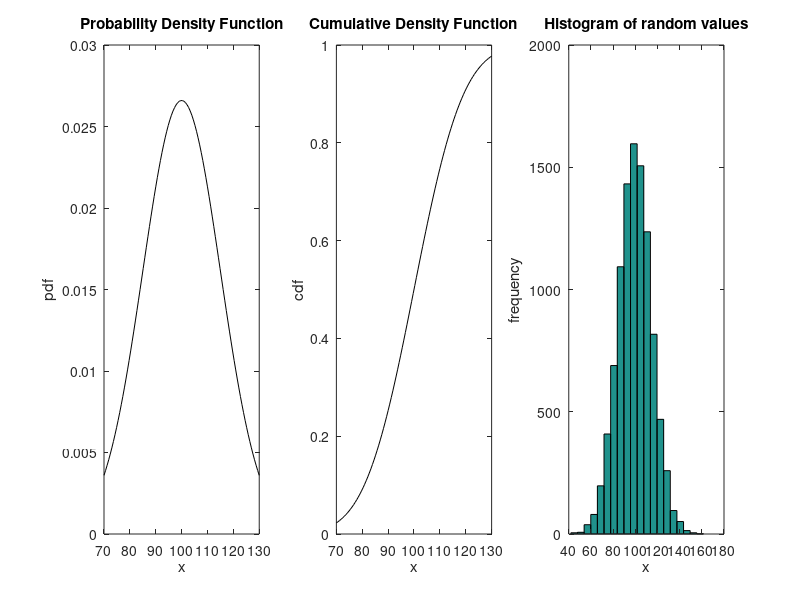

The MATLAB source for this figure:
%visualize normal distribution

%example1: explore the normal distribution N(mu, sigma)
mu = 100;
sigma = 15;
xmin = 70;
xmax = 130;
n = 100;
k = 10000;

x = linspace(xmin, xmax, n);
p = normpdf(x, mu, sigma);
c = normcdf(x, mu, sigma);

figure(1); clf;

subplot(1, 3, 1);
plot(x, p, 'k-');
xlabel('x'); ylabel('pdf');
title('Probability Density Function');

subplot(1,3,2);
plot(x, c, 'k-');
xlabel('x'); ylabel('cdf');
title('Cumulative Density Function');

y = normrnd(mu, sigma, k, 1);
subplot(1,3,3);
hist(y, 20);
xlabel('x'); ylabel('frequency');
title('Histogram of random values');



